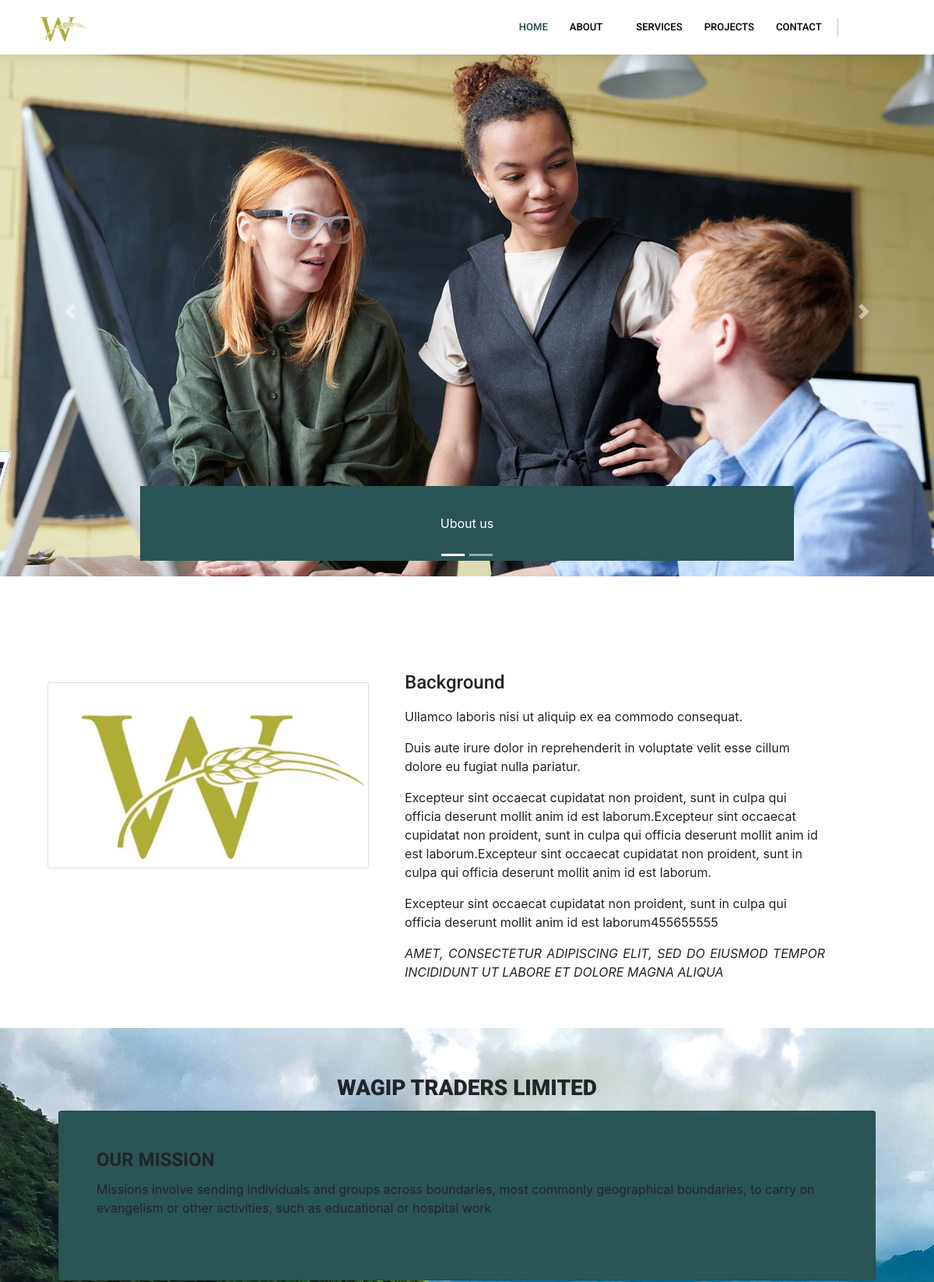
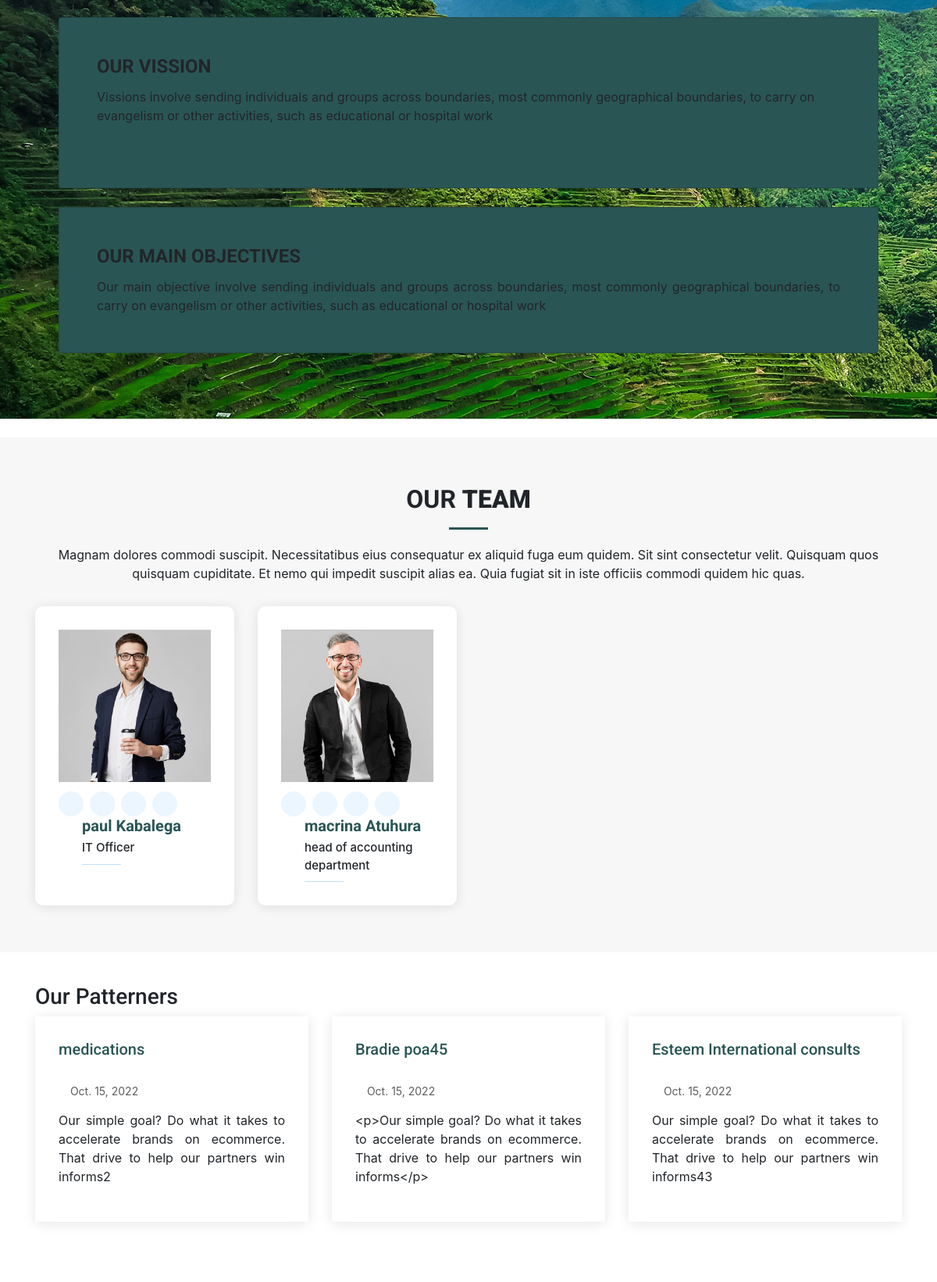
/about (upper part), run on the app's committed database (2 pictures, top to bottom).
### mainweb/models.py (models this page shows, shortened)
class Banners(models.Model):
    CATE = (
		('home','home'),
		('about','about'),
		('team','team'),
        ('events','events'),
	)
    id = models.UUIDField(primary_key=True, default=uuid.uuid4, editable=False)
    categories = models.CharField(max_length=200, choices=CATE)
    Note = RichTextField()
    image = models.ImageField(upload_to='banners/')
    date = models.DateTimeField(auto_now_add=True,auto_now=False)
    last_updated = models.DateTimeField(auto_now_add=False,auto_now=True)
    class Meta:
        verbose_name_plural = '20. Banners'

class background(models.Model):
    description = RichTextField()
    created_by = models.CharField(max_length=200)
    is_published = models.BooleanField(default=True)
    date_created = models.DateField(auto_now_add=True, auto_now=False)
    laste_update = models.DateField(auto_now_add=False, auto_now=True)
    class Meta:
        verbose_name_plural = '14. Background'

class motto(models.Model):
    description = RichTextField()
    created_by = models.CharField(max_length=200)
    is_published = models.BooleanField(default=True)
    date_created = models.DateField(auto_now_add=True, auto_now=False)
    laste_update = models.DateField(auto_now_add=False, auto_now=True)
    class Meta:
        verbose_name_plural = '12. Motto'

class mission(models.Model):
    description = RichTextField(unique=True,)
    created_by = models.CharField(max_length=200)
    is_published = models.BooleanField(default=True)
    date_created = models.DateField(auto_now_add=True, auto_now=False)
    laste_update = models.DateField(auto_now_add=False, auto_now=True)
    class Meta:
        verbose_name_plural = '11. mission'

class vission(models.Model):
    description = RichTextField()
    created_by = models.CharField(max_length=200)
    is_published = models.BooleanField(default=True)
    date_created = models.DateField(auto_now_add=True, auto_now=False)
    laste_update = models.DateField(auto_now_add=False, auto_now=True)
    class Meta:
        verbose_name_plural = '10. vission'

class mainObjective(models.Model):
    description = RichTextField()
    created_by = models.CharField(max_length=200)
    is_published = models.BooleanField(default=True)
    date_created = models.DateField(auto_now_add=True, auto_now=False)
    laste_update = models.DateField(auto_now_add=False, auto_now=True)
    class Meta:
        verbose_name_plural = '09. Objectives'

class StaffCaption(models.Model):
    description = RichTextField()
    created_by = models.CharField(max_length=200)
    is_published = models.BooleanField(default=True)
    date_created = models.DateField(auto_now_add=True, auto_now=False)
    laste_update = models.DateField(auto_now_add=False, auto_now=True)
    class Meta:
        verbose_name_plural = '08. staff Caption'

class Staff(models.Model):
    Names = models.CharField(max_length=200)
    tittle = models.CharField(max_length=200)
    Phone = models.CharField(max_length=200)
    mobile = models.CharField(max_length=200)
    email = models.EmailField(max_length=200,blank=True, null=True)
    twitter = models.CharField(max_length=200,blank=True, null=True)
    faceBook = models.CharField(max_length=200,blank=True, null=True)
    instagram = models.CharField(max_length=200,blank=True, null=True)
    linkedin = models.CharField(max_length=200,blank=True, null=True)
    description = RichTextField()
    image = models.ImageField(upload_to ='team')
    Date_joined = models.DateField(auto_now_add=False, auto_now=False)
    created_by = models.CharField(max_length=200)
    is_published = models.BooleanField(default=True)
    date_created = models.DateField(auto_now_add=True, auto_now=False)
    laste_update = models.DateField(auto_now_add=False, auto_now=True)
    class Meta:
        verbose_name_plural = '07. staff'
    @property
    def imageURL(self):
        try:
            url = self.image.url
        except:
            url = ''
        return url

class Parttener(models.Model):
    name = models.CharField(max_length=200,unique=True)
    email = models.EmailField(max_length=200)
    phone = models.CharField(max_length=200)
    description = RichTextField()
    Date_joined = models.DateField(auto_now_add=False, auto_now=False)
    created_by = models.CharField(max_length=200)
    is_published = models.BooleanField(default=True)
    date_created = models.DateField(auto_now_add=True, auto_now=False)
    laste_update = models.DateField(auto_now_add=False, auto_now=True)
    class Meta:
        verbose_name_plural = '06. Patterners'

### mainweb/views.py (the view)
# urls.py: path('about', views.About_view, name='aboutpage'),
def About_view(request):
	banner = Banners.objects.filter(categories='about').order_by("date")
	back = background.objects.order_by('-date_created').filter(is_published=True)
	goals = goal.objects.order_by('-date_created').filter(is_published=True)
	mot = motto.objects.order_by('-date_created').filter(is_published=True)
	misso = mission.objects.order_by('-date_created').filter(is_published=True)
	visso = vission.objects.order_by('-date_created').filter(is_published=True)
	mbj = mainObjective.objects.order_by('-date_created').filter(is_published=True)
	locate = Location.objects.all().order_by('-date_created')
	emailz = Email.objects.all().order_by('-date_created')
	phones = OfficePhone.objects.all().order_by('-date_created')
	capt = StaffCaption.objects.order_by('-date_created').filter(is_published=True)
	team = Staff.objects.order_by('-date_created').filter(is_published=True)
	patt = Parttener.objects.order_by('-date_created').filter(is_published=True)
	querryset = Service.objects.order_by('-date').filter(is_published=True)
	context = {
		'back':back, 'goals':goals,'mot':mot, 'capt':capt,'misso':misso,'banner':banner,
		'visso':visso,'mbj':mbj,'capt':capt,'team':team,'patt':patt,'querryset':querryset,
		'locate':locate,'emailz':emailz,'phones':phones,
		}
	return render(request, 'mainweb/about.html',context)

### mainweb/templates/mainweb/about.html (shortened to what this page needs)
{% extends 'mainweb/main.html' %}
{% load static %}
{% block content %}
{% include 'mainweb/sliders.html' %}
<main id="main">
  {% include 'mainweb/background.html' %}
 <section class="mb-4" style="background-image: url({% static 'slider/images/bg_5.jpg' %});">
  <div class="container" data-aos="fade-left">
    <h3 class="card-title text-center font-weight-bold"><strong>WAGIP TRADERS LIMITED</strong></h3>
    <div class="col-md-12 mb-4 mb-md-0">
      <div class="col-md-12 mb-4">
        <div class="card p-5" style="background-color: rgb(42, 85, 85);">
          <h4 class="card-title font-weight-bold">OUR MISSION</h4>
          {% for mission in misso|slice:":1" %}
          <p class="pb-3">{{ mission.description|safe }}</p>
          {% endfor %}
        </div>
      </div>
    </div>
  </div>
  <div class="container" data-aos="fade-up">
    <div class="col-md-12 mb-4 mb-md-0">
      <div class="col-md-12 mb-4">
        <div class="card p-5" style="background-color: rgb(42, 85, 85);">
          <h4 class="card-title font-weight-bold">OUR VISSION</h4>
          {% for vission in visso|slice:":1" %}
          <p class="pb-3">{{ vission.description|safe }}</p>
          {% endfor %}
        </div>
      </div>
    </div>
  </div>
  <div class="container" data-aos="fade-left">
    <div class="col-md-12 mb-4 mb-md-0">
      <div class="col-md-12 mb-4">
        <div class="card p-5" style="background-color: rgb(42, 85, 85);">
          <h4 class="card-title font-weight-bold">OUR MAIN OBJECTIVES</h4>
          {% for main in mbj|slice:":1" %}
          <div style="text-align:justify ;">
            {{ main.description|safe }}
          </div>
          {% endfor %}
      </div>
    </div>
  </div>
  </div>
</section>
<section id="team" class="team section-bg">
  <div class="container">
    <div class="section-title" data-aos="fade-up">
      <h2>Our <strong>Team</strong></h2>
      {% for caption in capt|slice:":1" %}
        <p class="justify-content">{{caption.description|truncatewords:37}}</p>
      {% endfor %}
    </div>
    <div class="row">
      {% for stuff in team|slice:":4" %}
      <div class="col-lg-3 col-md-6 d-flex align-items-stretch">
        <div class="member" data-aos="fade-up">
          <div class="member-img">
            <img src="{{stuff.imageURL}}" class="img-fluid" alt="">
            <div class="social">
              <a target="_blank" href="{{stuff.twitter}}"><i class="icofont-twitter"></i></a>
              <a target="_blank" href="{{stuff.faceBook}}"><i class="icofont-facebook"></i></a>
              <a target="_blank" href="{{stuff.instagram}}"><i class="icofont-instagram"></i></a>
              <a target="_blank" href="{{stuff.linkedin}}"><i class="icofont-linkedin"></i></a>
            </div>
          </div>
          <div class="member-info">
            <h4><a href="">{{stuff.Names}}</a></h4>
            <span>{{stuff.tittle}}</span>
          </div>
        </div>
      </div>
      {% endfor %}
    </div>
  </div>
</section>
<section id="blog" class="blog">
  <div class="container" data-aos="fade-up">
    <h3>Our Patterners</h3>
    <div class="row">
      {% for patterns in patt|slice:":3" %}
      <div class="col-lg-4 entries d-flex align-items-stretch"  data-aos-delay="100">
        <article class="entry" data-aos="fade-up">
          <h5>
            <a class="pattern" href="">{{patterns.name}}</a>
          </h5><br>
          <div class="entry-meta">
            <ul>
              <li class="d-flex align-items-center"><i class="icofont-wall-clock"></i> <a href=""><time datetime="2020-01-01">{{ patterns.Date_joined }}</time></a></li>
            </ul>
          </div>
          <div class="entry-content">
            <p class="text-justify">
              {{patterns.description}}
            </p>
          </div>
        </article>
      </div>
      {% endfor %}
    </div>
  </div>
</section>
</main>
{% endblock content %}

### mainweb/templates/mainweb/sliders.html (shortened to what this page needs)
<section>
    <div id="carouselExampleIndicators" class="carousel slide" data-ride="carousel">
      <ol class="carousel-indicators">
        {% for banners in banner %}
          {% if forloop.counter0 == 0 %}
            <li data-target="#carouselExampleIndicators" data-slide-to="{{ forloop.counter0 }}" class="active"></li>
          {% else %}
            <li data-target="#carouselExampleIndicators" data-slide-to="{{ forloop.counter0 }}"></li>
          {% endif %}
        {% endfor %}
      </ol>
      <div class="carousel-inner">
        {% for banners in banner %}
          {% if forloop.counter0 == 0 %}
            <div class="carousel-item active">
          {% else %}
            <div class="carousel-item">
          {% endif %}
              <img src="{{ banners.image.url }}" class="d-block w-100" alt="...">
              <div style="background-color: rgb(42, 85, 85);" class="carousel-caption animate__animated" data-aos="fade-up">
                <p class="justify">{{ banners.Note|safe }}</p>
              </div>
            </div>
        {% endfor %}
      </div>
      <a class="carousel-control-prev" href="#carouselExampleIndicators" role="button" data-slide="prev">
        <span class="carousel-control-prev-icon" aria-hidden="true"></span>
      </a>
      <a class="carousel-control-next" href="#carouselExampleIndicators" role="button" data-slide="next">
        <span class="carousel-control-next-icon" aria-hidden="true"></span>
      </a>
    </div>
  </section>

### mainweb/templates/mainweb/background.html
{% load static %}
<section id="about-us" class="about-us">
    <div class="container" data-aos="fade-up">
      <div class="row content">
        <div class="col-lg-5" data-aos="fade-right">
         <div class="card m-3">
          <img class="card-img-top mx-auto" src="{% static 'assets/img/logo.PNG' %}" alt="Card image" style="width:400px">
        </div>
        </div>
        <div class="col-lg-6 pt-4 pt-lg-0" data-aos="fade-left">
          <h3>Background</h3>
          {% for background in back|slice:":1" %}
          <p class="text-justify">
            {{background.description|safe}}
          </p>
          {% endfor %}
          {% for moto in mot|slice:":1" %}
        <p class="font-italic text-justify">
          {{ moto.description|upper}}
        </p>
        {% endfor %}
        </div>
      </div>
    </div>
  </section>

### static/assets/css/style.css (style rules this page uses)
a { color: rgb(42, 85, 85); }
h1, h2, h3, h4, h5, h6 { font-family: "Roboto", sans-serif; }
section { padding: 60px 0; overflow: hidden; }
.section-bg { background-color: #f7f7f7; }
.section-title { text-align: center; padding-bottom: 30px; }
.section-title h2 { font-size: 32px; font-weight: bold; text-transform: uppercase; margin-bottom: 20px; padding-bottom: 20px; position: relative; }
.section-title h2::after { content: ''; position: absolute; display: block; width: 50px; height: 3px; background: rgb(42, 85, 85); bottom: 0; left: calc(50% - 25px); }
.section-title p { margin-bottom: 0; }
.about-us .content h3 { font-weight: 500; line-height: 32px; font-size: 24px; }
.about-us .content p:last-child { margin-bottom: 0; }
.team .member { position: relative; box-shadow: 0px 2px 15px rgba(0, 0, 0, 0.1); padding: 30px; border-radius: 10px; background: #fff; }
.team .member .member-info { padding-left: 30px; }
.team .member h4 { font-weight: 700; margin-bottom: 5px; font-size: 20px; color: #05579e; }
.team .member span { display: block; font-size: 15px; padding-bottom: 10px; position: relative; font-weight: 500; }
.team .member span::after { content: ""; position: absolute; display: block; width: 50px; height: 1px; background: #bfe0fd; bottom: 0; left: 0; }
.team .member .social { margin-top: 12px; display: flex; align-items: center; justify-content: flex-start; }
.team .member .social a { transition: ease-in-out 0.3s; display: flex; align-items: center; justify-content: center; border-radius: 50px; width: 32px; height: 32px; background: #ecf6fe; color: #0665b7; }
.team .member .social a i { font-size: 16px; margin: 0 2px; }
.team .member .social a + a { margin-left: 8px; }
.blog { padding: 40px 0 20px 0; }
.blog .entry { padding: 30px; margin-bottom: 60px; box-shadow: 0px 2px 15px rgba(0, 0, 0, 0.1); }
.blog .entry .entry-meta { margin-bottom: 15px; color: #aaaaaa; }
.blog .entry .entry-meta ul { display: flex; flex-wrap: wrap; list-style: none; padding: 0; margin: 0; }
.blog .entry .entry-meta i { font-size: 14px; padding-right: 4px; }
.blog .entry .entry-meta a { color: #5e5e5e; font-size: 14px; display: inline-block; line-height: 20px; transition: 0.3s; }
.blog .entry .entry-content p { line-height: 24px; }

### data on the page
Banners: image (picture), Note "Ubout us"
background: description "Ullamco laboris nisi ut aliquip ex ea commodo consequat. Duis aute irure dolor in reprehenderit in voluptate velit esse cillum dolore eu fugiat nulla pariatur. Excepteur sint occaecat cupidatat non proident, sunt in culpa qui officia deserunt mollit anim id est laborum.Excepteur sint occaecat cupidatat non proident, sunt in culpa qui officia deserunt mollit anim id est laborum.Excepteur sint occaecat cupidatat non proident, sunt in culpa qui officia deserunt mollit anim id est laborum. Excepteur sint occaecat cupidatat non proident, sunt in culpa qui officia deserunt mollit anim id est laborum455655555"
motto: description "AMET, CONSECTETUR ADIPISCING ELIT, SED DO EIUSMOD TEMPOR INCIDIDUNT UT LABORE ET DOLORE MAGNA ALIQUA"
mission: description "Missions involve sending individuals and groups across boundaries, most commonly geographical boundaries, to carry on evangelism or other activities, such as educational or hospital work"
vission: description "Vissions involve sending individuals and groups across boundaries, most commonly geographical boundaries, to carry on evangelism or other activities, such as educational or hospital work"
mainObjective: description "Our main objective involve sending individuals and groups across boundaries, most commonly geographical boundaries, to carry on evangelism or other activities, such as educational or hospital work"
StaffCaption: description "Magnam dolores commodi suscipit. Necessitatibus eius consequatur ex aliquid fuga eum quidem. Sit sint consectetur velit. Quisquam quos quisquam cupiditate. Et nemo qui impedit suscipit alias ea. Quia fugiat sit in iste officiis commodi quidem hic quas."
Staff: imageURL (picture), Names "paul Kabalega", tittle "IT Officer"
Staff: imageURL (picture), Names "macrina Atuhura", tittle "head of accounting department"
Parttener: name "medications", Date_joined "Oct. 15, 2022", description "Our simple goal? Do what it takes to accelerate brands on ecommerce. That drive to help our partners win informs2"
Parttener: name "Bradie poa45", Date_joined "Oct. 15, 2022", description "<p>Our simple goal? Do what it takes to accelerate brands on ecommerce. That drive to help our partners win informs</p>"
Parttener: name "Esteem International consults", Date_joined "Oct. 15, 2022", description "Our simple goal? Do what it takes to accelerate brands on ecommerce. That drive to help our partners win informs43"
